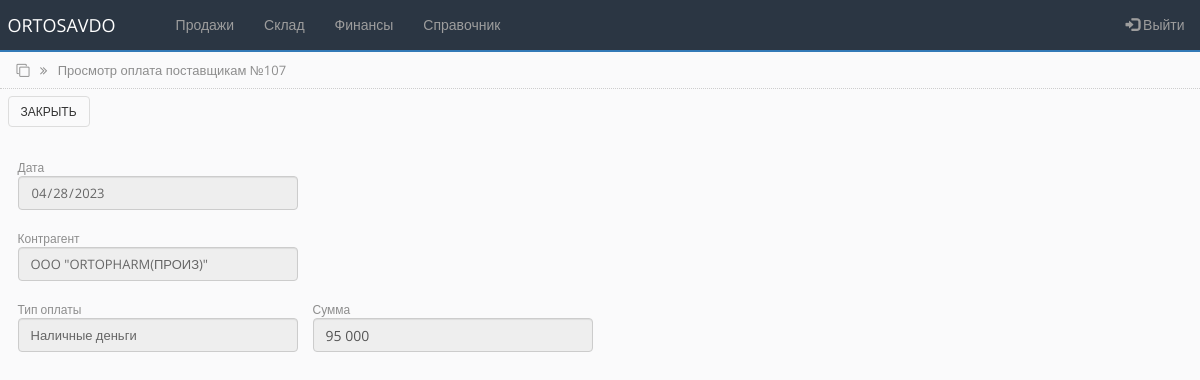
Page /supplier_pay_view.php?id=107 (signed in) on the committed database.
### tables this page shows
CREATE TABLE `supplier` (
  `id` int(50) NOT NULL,
  `id_supplier` int(11) NOT NULL,
  `come_id` int(50) NOT NULL DEFAULT '0',
  `credit` int(100) NOT NULL DEFAULT '0',
  `debt` int(100) NOT NULL DEFAULT '0',
  `payment_type` varchar(250) NOT NULL DEFAULT 'Перечисление',
  `order_date` timestamp NOT NULL DEFAULT CURRENT_TIMESTAMP,
  `status` int(50) NOT NULL DEFAULT '0',
  `del` int(10) NOT NULL DEFAULT '0'
);

CREATE TABLE `supplier_tbl` (
  `id` int(255) NOT NULL,
  `name` varchar(250) NOT NULL,
  `alternative_name` varchar(250) NOT NULL,
  `inn` varchar(250) NOT NULL,
  `nds` varchar(250) NOT NULL,
  `raschetny_schet` varchar(250) NOT NULL,
  `mfo` varchar(100) NOT NULL,
  `address` varchar(250) NOT NULL,
  `contact` varchar(250) NOT NULL,
  `director` varchar(250) NOT NULL,
  `accountant` varchar(250) NOT NULL,
  `sts` int(10) NOT NULL DEFAULT '1'
);

### bot_lib.php (called while the page is built, shortened)
<?php
function get_supplier($connect, $supplier_id){
	$query = "SELECT * FROM supplier_tbl WHERE id='$supplier_id'";
	$result = mysqli_query($connect, $query);
	$supplier = mysqli_fetch_assoc($result);
	return $supplier;
}
?>

### supplier_pay_view.php (the view, shortened to what this page needs)
<?php
include('settings.php');
include('bot_lib.php');
if (isset($_GET['id'])) {
    $id = $_GET['id'];
    $query = "SELECT * FROM supplier WHERE id='$id'";
    $rs_result = mysqli_query ($connect, $query);
    $res = mysqli_fetch_assoc($rs_result);
    $date = date('Y-m-d', strtotime($res['order_date']));
}
?>
<!DOCTYPE html>
<html lang="ru">
<head>
    <link rel="stylesheet" href="https://maxcdn.bootstrapcdn.com/bootstrap/3.4.1/css/bootstrap.min.css">
    <link rel="stylesheet" href="https://cdnjs.cloudflare.com/ajax/libs/font-awesome/4.7.0/css/font-awesome.min.css">
    <link rel="stylesheet" href="css/bootstrap-grid.min.css">
    <link rel="stylesheet" href="https://cdnjs.cloudflare.com/ajax/libs/selectize.js/0.15.2/css/selectize.default.min.css" />
    <link rel="stylesheet" href="css/style.css">
</head>
<body>
<?php include 'partSite/nav.php'; ?>
<div class="page_name">
    <div class="container-fluid">
        <i class="fa fa-clone" aria-hidden="true"></i>
        <i class="fa fa-angle-double-right right_cus"></i>
        <span class="right_cus">Просмотр оплата поставщикам №<?php echo $id; ?></span>
    </div>
</div>
<div class="toolbar">
    <div class="container-fluid">
        <a href="supplier_list.php"><button type="button" class="btn btn-custom">Закрыть</button></a>
    </div>
</div>
<section class="card_head">
    <div class="container-fluid">
        <form action="" method="POST" class="horizntal-form" id="input_form">
            <div class="row">
                <div class="col-md-3">
                        <span>Дата</span>
                </div>
            </div>
            <div class="row">
            <div class="col-md-3">
                    <input disabled type="date" value="<?php echo $date; ?>" class="form-control" name="prepayment_date" form="input_form">
                </div>
            </div>
            <div class="row mt">
                <div class="col-md-3">
                    <span>Контрагент</span>
                </div>
            </div>
            <div class="row">
                <div class="col-md-3">
                    <input disabled type="text" value='<?php $user = get_supplier($connect, $res["id_supplier"]); echo $user["name"]; ?>' class="form-control">
                </div>
            </div>
            <div class="row mt">
                <div class="col-md-3">
                    <span>Тип оплаты</span>
                </div>
                <div class="col-md-3">
                    <span>Сумма</span>
                </div>
            </div>
            <div class="row">
                <div class="col-md-3">
                    <input disabled type="text" value="<?php echo $res['payment_type']?>" class="form-control">
                </div>
            <div class="col-md-3">
                <input disabled required value='<?php echo number_format($res['debt'], 0, ',', ' '); ?>' class="form-control autonumeric" name="prepayment_sum" form="input_form">
                </div>
            </div>
        </form>
    </div>
</section>
</body>
</html>

### css/style.css (style rules this page uses)
* { box-sizing: border-box; margin: 0; padding: 0; transition: all 0.01s; }
body { background-color: #FAFAFB; font-family: "Open Sans", sans-serif; font-size: 12px; }
input[type="date"] { font-family: "Open Sans", sans-serif; color: #666666; font-size: 13px; }
input[type="text"] { font-family: "Open Sans", sans-serif; color: #666666; font-size: 13px; }
.page_name { width: 100%; height: 37px; padding: 9px; margin-top: -20px; border-bottom: 1px dotted #CDCDCD; color: #8d8d8d; font-size: 13px; }
.right_cus { margin-left: 7px; }
.toolbar { width: 100%; height: 46px; margin: 0; padding: 5px 0; }
.toolbar .btn { text-transform: uppercase; font-size: 12px; }
.card_head { font-size: 12px; color: #8d8d8d; justify-content: space-between; padding: 10px; margin-top: 14px; }
.card_head .row { align-items: center; }
.mt { margin-top: 20px; }
.btn-custom { border: 1px solid #dddddd; background-color: #fafafb; font-size: 11px; margin: 2px 0px; color: #333333; }

### rows in the picture
supplier: prepayment_date "04/28/2023", payment_type "Наличные деньги", prepayment_sum "95 000"
supplier_tbl: name "OOO \"ORTOPHARM(ПРОИЗ)\""

### other values in the picture
$id "107"
